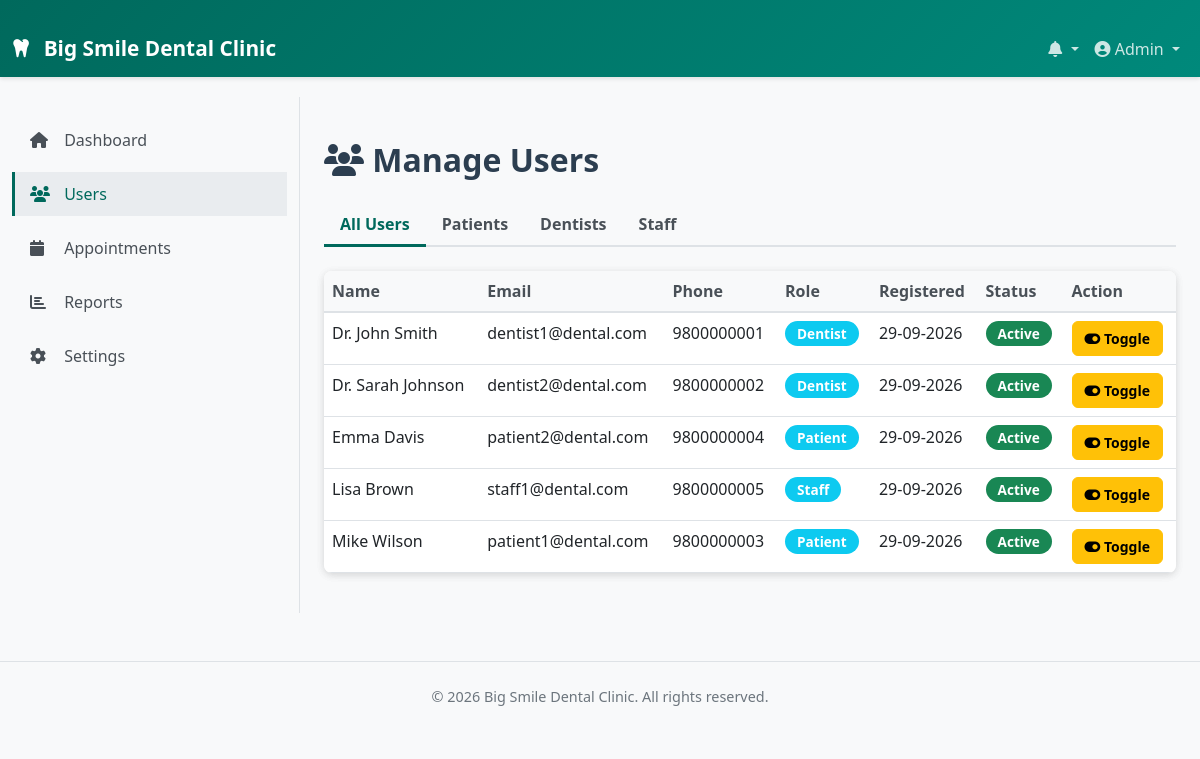
The page /admin/users.php (signed in) on the database its author committed.
### tables this page shows
CREATE TABLE IF NOT EXISTS users (
    user_id INT PRIMARY KEY AUTO_INCREMENT,
    username VARCHAR(50) UNIQUE NOT NULL,
    email VARCHAR(100) UNIQUE NOT NULL,
    password VARCHAR(255) NOT NULL,
    role ENUM('patient', 'dentist', 'staff', 'admin') NOT NULL,
    first_name VARCHAR(100) NOT NULL,
    last_name VARCHAR(100) NOT NULL,
    phone VARCHAR(15),
    address TEXT,
    date_of_birth DATE,
    gender ENUM('Male', 'Female', 'Other'),
    profile_image VARCHAR(255),
    qualification VARCHAR(255),
    specialization VARCHAR(255),
    registration_date TIMESTAMP DEFAULT CURRENT_TIMESTAMP,
    last_login TIMESTAMP NULL DEFAULT NULL,
    is_active TINYINT DEFAULT 1,
    created_at TIMESTAMP DEFAULT CURRENT_TIMESTAMP,
    updated_at TIMESTAMP DEFAULT CURRENT_TIMESTAMP ON UPDATE CURRENT_TIMESTAMP,
    INDEX idx_role (role),
    INDEX idx_email (email)
);

### includes/functions.php (called while the page is built, shortened)
<?php
function isLoggedIn() {
    return isset($_SESSION['user_id']) && !empty($_SESSION['user_id']);
}
function getCurrentUser() {
    global $conn;
    $user_id = $_SESSION['user_id'];
    $result = $conn->query("SELECT * FROM users WHERE user_id = '$user_id'");
    if ($result && $result->num_rows > 0) {
        return $result->fetch_assoc();
    }
    return null;
}
function formatDate($date) {
    return date('d-m-Y', strtotime($date));
}
?>

### admin/users.php (the view, shortened to what this page needs)
<?php
require_once '../includes/config.php';
require_once '../includes/functions.php';
$show_sidebar = true;
$role_filter = $_GET['role'] ?? '';
include '../includes/header.php';
?>
<div class="container mt-4">
    <div class="row">
        <div class="col-md-12">
            <h2 class="mb-4"><i class="fas fa-users"></i> Manage Users</h2>
        </div>
    </div>
    <div class="row mb-4">
        <div class="col-md-12">
            <ul class="nav nav-tabs">
                <li class="nav-item">
                    <a class="nav-link <?php echo empty($role_filter) ? 'active' : ''; ?>" href="users.php">All Users</a>
                </li>
                <li class="nav-item">
                    <a class="nav-link <?php echo $role_filter == 'patient' ? 'active' : ''; ?>" href="?role=patient">Patients</a>
                </li>
                <li class="nav-item">
                    <a class="nav-link <?php echo $role_filter == 'dentist' ? 'active' : ''; ?>" href="?role=dentist">Dentists</a>
                </li>
                <li class="nav-item">
                    <a class="nav-link <?php echo $role_filter == 'staff' ? 'active' : ''; ?>" href="?role=staff">Staff</a>
                </li>
            </ul>
        </div>
    </div>
    <div class="row">
        <div class="col-md-12">
            <div class="card">
                <div class="table-responsive">
                    <table class="table table-hover mb-0">
                        <thead class="table-light">
                            <tr>
                                <th>Name</th>
                                <th>Email</th>
                                <th>Phone</th>
                                <th>Role</th>
                                <th>Registered</th>
                                <th>Status</th>
                                <th>Action</th>
                            </tr>
                        </thead>
                        <tbody>
                            <?php
                            $query = "SELECT * FROM users WHERE role != 'admin'";
                            $query .= " ORDER BY first_name ASC";
                            $result = $conn->query($query);
                            if ($result && $result->num_rows > 0) {
                                while ($row = $result->fetch_assoc()) {
                                    $status_badge = $row['is_active'] ? '<span class="badge bg-success">Active</span>' : '<span class="badge bg-danger">Inactive</span>';
                                    ?>
                                    <tr>
                                        <td><?php echo htmlspecialchars($row['first_name'] . ' ' . $row['last_name']); ?></td>
                                        <td><?php echo htmlspecialchars($row['email']); ?></td>
                                        <td><?php echo htmlspecialchars($row['phone'] ?? '-'); ?></td>
                                        <td><span class="badge bg-info"><?php echo ucfirst($row['role']); ?></span></td>
                                        <td><?php echo formatDate($row['registration_date']); ?></td>
                                        <td><?php echo $status_badge; ?></td>
                                        <td>
                                            <form method="POST" style="display: inline;">
                                                <button type="submit" class="btn btn-sm btn-warning">
                                                    <i class="fas fa-toggle-on"></i> Toggle
                                                </button>
                                            </form>
                                        </td>
                                    </tr>
                                    <?php
                                }
                            } else {
                                echo '<tr><td colspan="7" class="text-center text-muted">No users found</td></tr>';
                            }
                            ?>
                        </tbody>
                    </table>
                </div>
            </div>
        </div>
    </div>
</div>
<?php include '../includes/footer.php'; ?>

### includes/header.php (shortened to what this page needs)
<?php
require_once 'config.php';
require_once 'functions.php';
$current_user = getCurrentUser();
?>
<!DOCTYPE html>
<html lang="en">
<head>
    <link href="https://cdn.jsdelivr.net/npm/bootstrap@5.3.0/dist/css/bootstrap.min.css" rel="stylesheet">
    <link rel="stylesheet" href="https://cdnjs.cloudflare.com/ajax/libs/font-awesome/6.4.0/css/all.min.css">
    <link rel="stylesheet" href="<?php echo BASE_URL; ?>css/style.css">
</head>
<body>
    <nav class="navbar navbar-expand-lg navbar-dark bg-primary sticky-top">
        <div class="container-fluid">
            <a class="navbar-brand" href="<?php echo BASE_URL; ?>">
                <i class="fas fa-tooth"></i> <?php echo SITE_NAME; ?>
            </a>
            <div class="collapse navbar-collapse" id="navbarNav">
                <ul class="navbar-nav ms-auto">
                    <li class="nav-item dropdown">
                        <a class="nav-link dropdown-toggle" href="#" id="notificationDropdown" role="button" data-bs-toggle="dropdown">
                            <i class="fas fa-bell"></i>
                        </a>
                    </li>
                    <li class="nav-item dropdown">
                        <a class="nav-link dropdown-toggle" href="#" id="userDropdown" role="button" data-bs-toggle="dropdown">
                            <i class="fas fa-user-circle"></i> <?php echo $current_user['first_name']; ?>
                        </a>
                    </li>
                </ul>
            </div>
        </div>
    </nav>
    <?php if (isset($show_sidebar) && $show_sidebar): ?>
    <div class="container-fluid">
        <div class="row">
            <nav class="col-md-3 bg-light sidebar">
                <div class="sticky-top pt-3">
                    <?php
                    $role = isset($_SESSION['role']) ? $_SESSION['role'] : '';
                         if ($role == 'patient') {
                        ?>
                        <ul class="nav flex-column">
                            <li class="nav-item">
                                <a class="nav-link" href="<?php echo BASE_URL; ?>patient/index.php">
                                    <i class="fas fa-home"></i> Dashboard
                                </a>
                            </li>
                            <li class="nav-item">
                                <a class="nav-link" href="<?php echo BASE_URL; ?>patient/appointments.php">
                                    <i class="fas fa-calendar"></i> My Appointments
                                </a>
                            </li>
                            <li class="nav-item">
                                <a class="nav-link" href="<?php echo BASE_URL; ?>patient/book-appointment.php">
                                    <i class="fas fa-plus"></i> Book Appointment
                                </a>
                            </li>
                            <li class="nav-item">
                                <a class="nav-link" href="<?php echo BASE_URL; ?>patient/treatment-history.php">
                                    <i class="fas fa-file-medical"></i> Treatment History
                                </a>
                            </li>
                            <li class="nav-item">
                                <a class="nav-link" href="<?php echo BASE_URL; ?>profile.php">
                                    <i class="fas fa-user"></i> Profile
                                </a>
                            </li>
                        </ul>
                        <?php
                    } elseif ($role == 'admin') {
                        ?>
                        <ul class="nav flex-column">
                            <li class="nav-item">
                                <a class="nav-link" href="<?php echo BASE_URL; ?>admin/index.php">
                                    <i class="fas fa-home"></i> Dashboard
                                </a>
                            </li>
                            <li class="nav-item">
                                <a class="nav-link" href="<?php echo BASE_URL; ?>admin/users.php">
                                    <i class="fas fa-users"></i> Users
                                </a>
                            </li>
                            <li class="nav-item">
                                <a class="nav-link" href="<?php echo BASE_URL; ?>admin/appointments.php">
                                    <i class="fas fa-calendar"></i> Appointments
                                </a>
                            </li>
                            <li class="nav-item">
                                <a class="nav-link" href="<?php echo BASE_URL; ?>admin/reports.php">
                                    <i class="fas fa-chart-bar"></i> Reports
                                </a>
                            </li>
                            <li class="nav-item">
                                <a class="nav-link" href="<?php echo BASE_URL; ?>admin/settings.php">
                                    <i class="fas fa-cog"></i> Settings
                                </a>
                            </li>
                        </ul>
                        <?php
                    }
                    ?>
                </div>
            </nav>
            <main class="col-md-9">
    <?php endif; ?>
</body>
</html>

### includes/footer.php (shortened to what this page needs)
    <footer class="bg-light py-4 mt-5 border-top">
        <div class="container text-center">
            <p class="text-muted mb-0">&copy; 2026 <?php echo SITE_NAME; ?>. All rights reserved.</p>
        </div>
    </footer>
</body>
</html>

### css/style.css (style rules this page uses)
:root { --primary-color: #00695C; --secondary-color: #f7fbfb; --success-color: #28a745; --info-color: #17a2b8; --warning-color: #ffc107; --danger-color: #dc3545; }
* { font-family: 'Segoe UI', Tahoma, Geneva, Verdana, sans-serif; }
body { background-color: #f8f9fa; color: #333; }
h1, h2, h3, h4, h5, h6 { color: #2c3e50; font-weight: 600; }
.navbar { box-shadow: 0 2px 4px rgba(0, 0, 0, 0.1); }
.bg-primary { background: linear-gradient(135deg, #00695C 0%, #00897B 100%) !important; }
.navbar-dark .navbar-nav .nav-link { color: rgba(255, 255, 255, 0.8); }
.navbar-brand { font-weight: 700; font-size: 1.3rem; color: white !important; }
.navbar-brand i { margin-right: 8px; }
.sidebar { border-right: 1px solid #dee2e6; }
.sidebar .nav-link { color: #495057; border-left: 3px solid transparent; padding: 10px 15px; margin: 5px 0; transition: all 0.3s ease; }
.sidebar .nav-link:active, .sidebar .nav-link.active { color: #00695C; background-color: #e9ecef; border-left-color: #00695C; }
.sidebar .nav-link i { margin-right: 10px; width: 20px; }
.card { border: none; box-shadow: 0 2px 8px rgba(0, 0, 0, 0.08); margin-bottom: 20px; border-radius: 8px; transition: transform 0.3s ease, box-shadow 0.3s ease; }
.btn { border-radius: 6px; padding: 8px 16px; font-weight: 600; transition: all 0.3s ease; }
.btn-sm { padding: 6px 12px; font-size: 0.875rem; }
.table { border-collapse: collapse; }
.table thead th { background-color: #f8f9fa; color: #495057; font-weight: 600; border-bottom: 2px solid #dee2e6; }
.table tbody tr { transition: background-color 0.2s ease; }
.table-responsive { border-radius: 8px; box-shadow: 0 2px 8px rgba(0, 0, 0, 0.08); }
.badge { padding: 6px 12px; border-radius: 20px; font-weight: 600; font-size: 0.85rem; }
.nav-tabs { border-bottom: 2px solid #dee2e6; }
.nav-tabs .nav-link { color: #495057; border: none; border-bottom: 3px solid transparent; margin-bottom: -2px; font-weight: 600; transition: all 0.3s ease; }
.nav-tabs .nav-link.active { color: var(--primary-color); background-color: transparent; border-color: var(--primary-color); }
footer { margin-top: 50px; border-top: 1px solid #dee2e6; }
.text-muted { font-size: 0.9rem; color: #6c757d !important; }
.container-fluid { padding-top: 20px; }
main { padding: 20px 0; }

### rows shown on the page
users: first_name "Admin"
users: first_name+last_name "Dr. John Smith", email "dentist1@dental.com", phone "9800000001", role "Dentist", registration_date "29-09-2026", is_active "Active"
users: first_name+last_name "Dr. Sarah Johnson", email "dentist2@dental.com", phone "9800000002", role "Dentist", registration_date "29-09-2026", is_active "Active"
users: first_name+last_name "Emma Davis", email "patient2@dental.com", phone "9800000004", role "Patient", registration_date "29-09-2026", is_active "Active"
users: first_name+last_name "Lisa Brown", email "staff1@dental.com", phone "9800000005", role "Staff", registration_date "29-09-2026", is_active "Active"
users: first_name+last_name "Mike Wilson", email "patient1@dental.com", phone "9800000003", role "Patient", registration_date "29-09-2026", is_active "Active"

### other values the page prints
SITE_NAME "Big Smile Dental Clinic"
